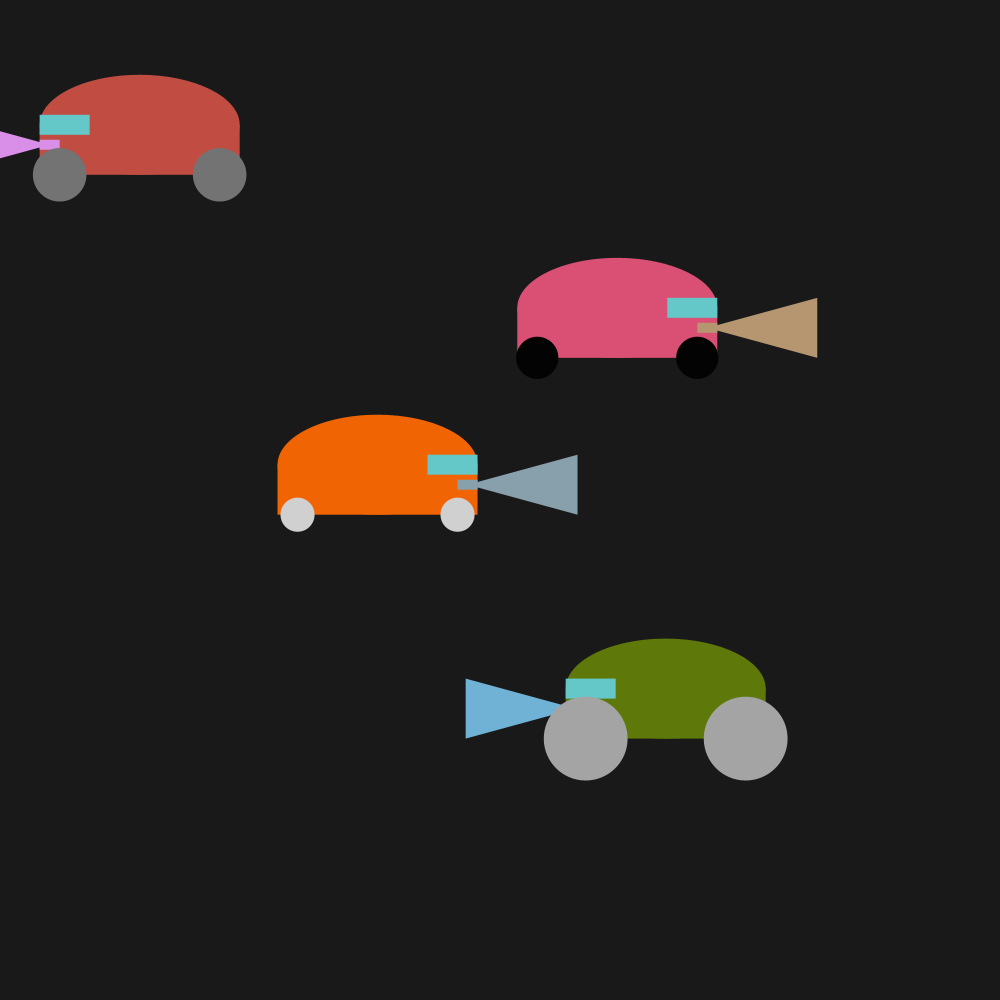
Frame 1 (no input)
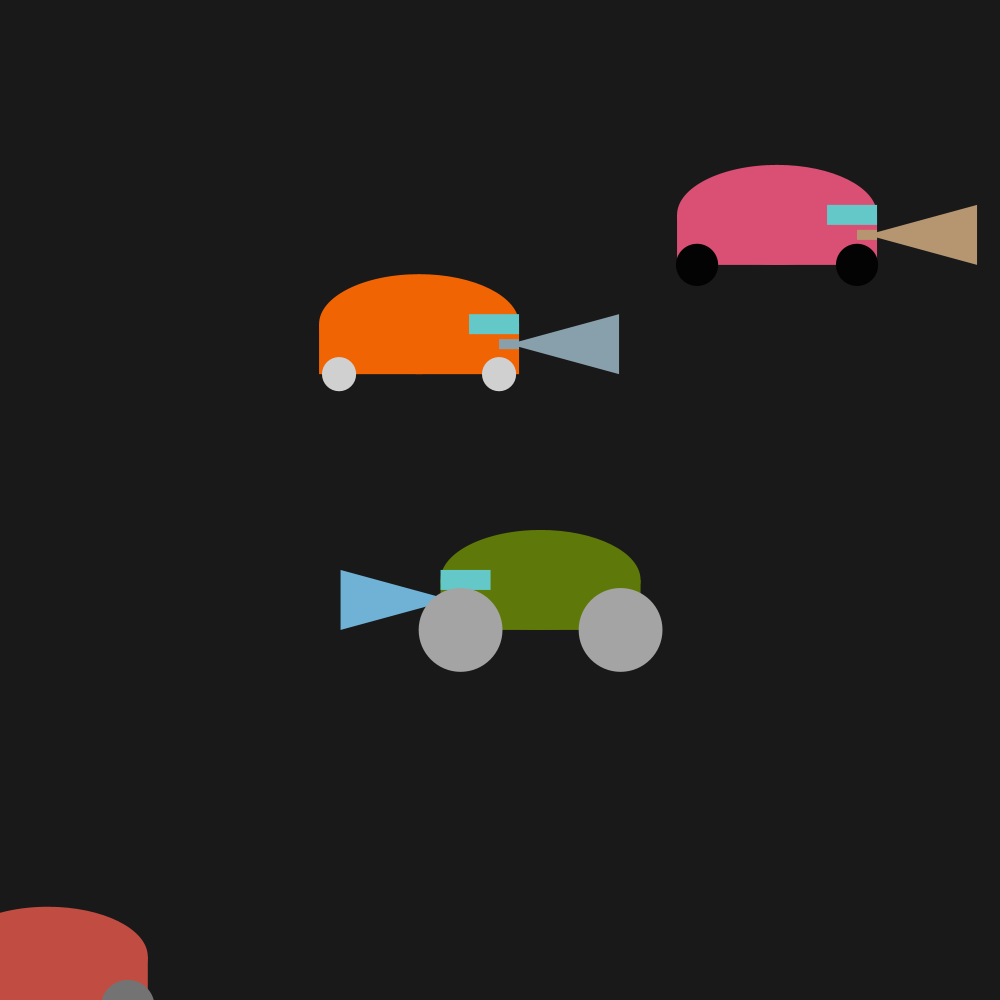
Frame 60 (the mouse pressed at the canvas centre just before this capture)
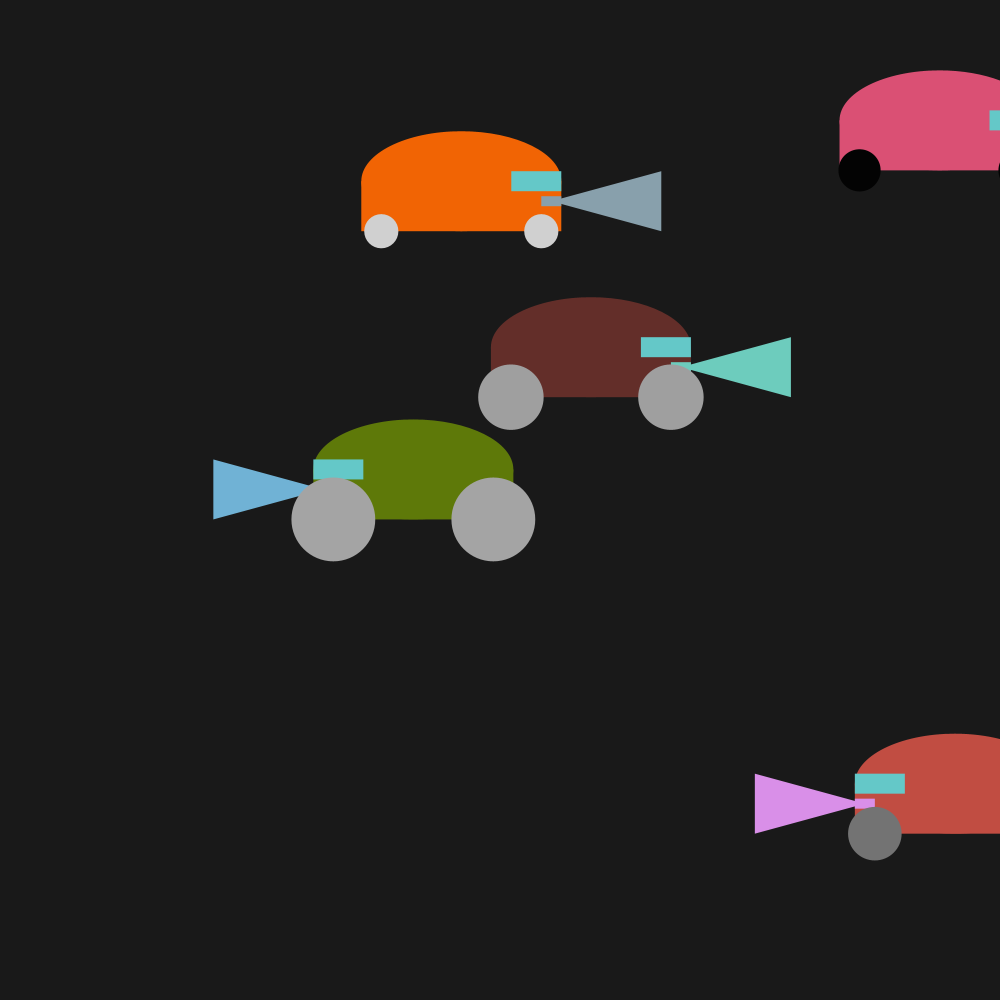
Frame 120 (the mouse held since frame 60 and released just before this capture)

The Processing sketch that drew these frames (run headless with seeded random() and noise(); from frame 60 on, the mouse is pressed at the canvas centre):

// Processing sketch: Cars
// ── Cars.pde
ArrayList<Car> Cars = new ArrayList<Car>();

void setup(){
  size(1000,1000);
  noStroke();
  
  for(int i = 0; i < 4; i++){
  Cars.add(new Car(random(100,900), random(100,900), random(-3,3), random(-3,3),  int(random(255)), int(random(255)), int(random(255))));
  }
}

void draw(){
  clear();
  background(25);
  
  for(int i = 0; i < Cars.size(); i++){
    Cars.get(i).Display();
    Cars.get(i).Move();
  }
}

void mousePressed(){
  Cars.add(new Car(mouseX, mouseY, random(-3,3), random(-3,3),  int(random(255)), int(random(255)), int(random(255))));
}

// ── Car_Classes.pde
class Car{
  float x;
  float y;
  float xSpeed;
  float ySpeed;
  color c;
  int direction;
  
  Headlights Headlight = new Headlights(int(random(100,250)),int(random(100,250)),int(random(100,250)));
  Wheels Wheels = new Wheels(random(10,30),int(random(250)));
  
  
  Car(float X, float Y, float XSpeed, float YSpeed, int R, int G, int B){
    x = X;
    y = Y;
    xSpeed = XSpeed;
    ySpeed = YSpeed;
    c = color(R,G,B);
    
    if(xSpeed > 0){
      direction = 1;
    } else {
      direction = -1;
    }
  }
  
  
  void Display(){
    fill(c);
    rect(x-100,y,200,50);
    ellipse(x,y,200,100);
    
    fill(100,200,200);
    rect(x+100*direction,y-10,-50*direction,20);
    
    Headlight.Display(x,y,direction);
    Wheels.Display(x,y);
  }
  
  void Move(){
    x += xSpeed;
    y += ySpeed;
    
    if(x > 1000){
      x = 0;
    }
    if(x < 0){
      x = 1000;
    }
    if(y > 1000){
      y = 0;
    }
    if(y < 0){
      y = 1000;
    }
    
  }
}


class Headlights{
  color c;
  
  Headlights(int R,int G,int B){
    c = color(R,G,B);
  }
  void Display(float X, float Y, int Direction){
    fill(c);
    rect(X+100*Direction,Y+15,-20*Direction,10);
    triangle(X+90*Direction,Y+20,X+200*Direction,Y-10,X+200*Direction,Y+50);
  }
}

class Wheels{
  float size;
  color c;
  
  Wheels(float Size,int C){
    size = Size;
    c = color(C);
  }
  
  void Display(float X, float Y){
    fill(c);
    circle(X-80,Y+50,3*size);
    circle(X+80,Y+50,3*size);
  }
}
